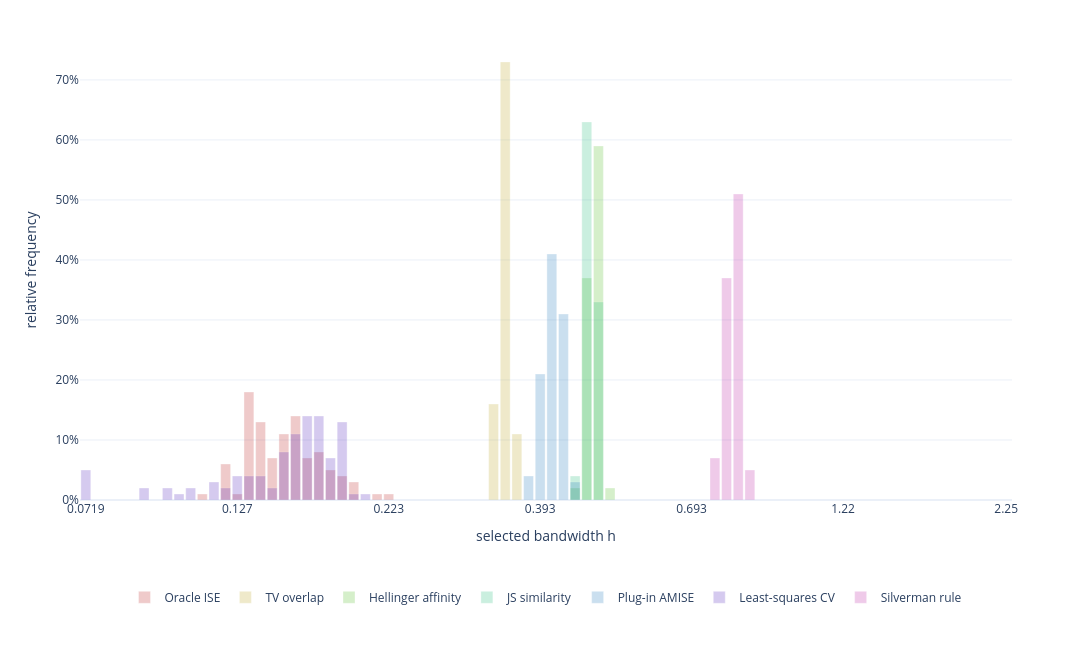

Here is the notebook cell this chart was saved with:
### Markdown cell above
## Empirical bandwidth distributions for a two-component Gaussian mixture

The sample is drawn from the deliberately non-uniform mixture

$$
X\sim w_1N(\mu_1,\sigma_1^2)+w_2N(\mu_2,\sigma_2^2),
$$

whose default parameters create one narrow peak and one broader, separated peak. For every repeated sample, the experiment selects a bandwidth using:

- the exact sample-specific oracle ISE;
- TV-overlap, Hellinger-affinity, and Jensen--Shannon spectral similarities;
- a direct AMISE plug-in rule estimating $R(f'')$ from a pilot KDE;
- least-squares cross-validation on the same bandwidth grid;
- Silverman's robust rule of thumb.

The oracle ISE is available exactly because the kernel and target are both Gaussian mixtures. It is used only as a benchmark.

### Code cell
# Two-Gaussian-mixture bandwidth distribution settings.
# The default mixture has one narrow peak and one broader, separated peak.
mixture_weights = np.array([0.60, 0.40], dtype=float)
mixture_means = np.array([-2.50, 3.00], dtype=float)
mixture_sigmas = np.array([0.35, 1.20], dtype=float)

n_distribution_mixture = 300
num_simulations_distribution_mixture = 100
n_h_distribution_mixture = 80
m_x_distribution_mixture = 2_001
base_seed_distribution_mixture = 404_000

_, mixture_variance = gaussian_mixture_mean_and_variance(
    mixture_weights, mixture_means, mixture_sigmas
)
h_grid_distribution_mixture_center = (
    np.sqrt(mixture_variance) * n_distribution_mixture ** (-1.0 / 5.0)
)
h_grid_distribution_mixture = bandwidth_grid_linear_in_psi_beta(
    h_min=0.08 * h_grid_distribution_mixture_center,
    h_max=2.50 * h_grid_distribution_mixture_center,
    beta=2.0,
    grid_size=n_h_distribution_mixture,
)

mixture_distribution_results = pd.DataFrame(
    [
        run_one_mixture_bandwidth_experiment(
            seed=base_seed_distribution_mixture + simulation,
            n=n_distribution_mixture,
            h_grid=h_grid_distribution_mixture,
            weights=mixture_weights,
            means=mixture_means,
            sigmas=mixture_sigmas,
            m_x=m_x_distribution_mixture,
        )
        for simulation in range(num_simulations_distribution_mixture)
    ]
)

distribution_method_specs_mixture = [
    ("Oracle ISE", "oracle_index", "oracle_h"),
    ("TV overlap", "tv_index", "tv_h"),
    ("Hellinger affinity", "hellinger_index", "hellinger_h"),
    ("JS similarity", "js_index", "js_h"),
    ("Plug-in AMISE", "plugin_index", "plugin_h"),
    ("Least-squares CV", "lscv_index", "lscv_h"),
    ("Silverman rule", "silverman_index", "silverman_h"),
]

mixture_distribution_frequencies = {}
mixture_frequency_rows = []
mixture_summary_rows = []

for display_name, index_key, h_key in distribution_method_specs_mixture:
    selected_indices = mixture_distribution_results[index_key].to_numpy(dtype=int)
    relative_frequencies = np.bincount(
        selected_indices,
        minlength=len(h_grid_distribution_mixture),
    ) / num_simulations_distribution_mixture

    mixture_distribution_frequencies[display_name] = relative_frequencies

    for h_value, frequency in zip(h_grid_distribution_mixture, relative_frequencies):
        if frequency > 0:
            mixture_frequency_rows.append(
                {
                    "method": display_name,
                    "h": float(h_value),
                    "relative_frequency": float(frequency),
                }
            )

    modal_index = int(np.argmax(relative_frequencies))
    mixture_summary_rows.append(
        {
            "method": display_name,
            "modal_h": float(h_grid_distribution_mixture[modal_index]),
            "modal_relative_frequency": float(relative_frequencies[modal_index]),
            "median_h": float(mixture_distribution_results[h_key].median()),
            "mean_h": float(mixture_distribution_results[h_key].mean()),
        }
    )

mixture_distribution_figure = plot_bandwidth_distributions(
    h_grid=h_grid_distribution_mixture,
    distributions=mixture_distribution_frequencies,
    opacity=0.24,
    width=1100,
    height=650,
)
mixture_distribution_figure.show()

mixture_frequency_table = pd.DataFrame(mixture_frequency_rows)
mixture_summary_table = pd.DataFrame(mixture_summary_rows)

mixture_mean, mixture_variance = gaussian_mixture_mean_and_variance(
    mixture_weights,
    mixture_means,
    mixture_sigmas,
)

print("Two-Gaussian-mixture bandwidth distribution experiment")
print("------------------------------------------------------")
print("Data distribution:")
for k, (weight, mean, sigma) in enumerate(
    zip(mixture_weights, mixture_means, mixture_sigmas),
    start=1,
):
    print(f"  component {k}: weight={weight:g}, mean={mean:g}, sigma={sigma:g}")
print(f"Mixture mean: {mixture_mean:.6g}")
print(f"Mixture variance: {mixture_variance:.6g}")
print(f"Sample size per simulation: n = {n_distribution_mixture}")
print(f"Number of simulations: R = {num_simulations_distribution_mixture}")
print(f"Bandwidth grid size: N_h = {n_h_distribution_mixture}")
print(f"Quadrature grid size: M_x = {m_x_distribution_mixture}")
print()
mixture_summary_table

### Figure 1 — Plotly figure (JSON) as saved in the notebook; plotly's stock layout.template omitted (floating-point values rounded to 4 significant figures)
{"data": [{"customdata": [0.1112, 0.1213, 0.1267, 0.1323, 0.1382, 0.1444, 0.1508, 0.1575, 0.1645, 0.1719, 0.1795, 0.1875, 0.1959, 0.2137, 0.2232], "hovertemplate": "Oracle ISE<br>grid index=%{x}<br>bandwidth h=%{customdata:.6g}<br>relative frequency=%{y:.1%}<extra></extra>", "marker": {"color": "hsl(0.0,65%,45%)", "line": {"color": "white", "width": 0.35}}, "name": "Oracle ISE", "opacity": 0.24, "showlegend": true, "type": "bar", "width": 0.85, "x": [10, 12, 13, 14, 15, 16, 17, 18, 19, 20, 21, 22, 23, 25, 26], "y": [0.01, 0.06, 0.01, 0.18, 0.13, 0.07, 0.11, 0.14, 0.07, 0.08, 0.05, 0.04, 0.03, 0.01, 0.01]}, {"customdata": [0.3304, 0.3451, 0.3605], "hovertemplate": "TV overlap<br>grid index=%{x}<br>bandwidth h=%{customdata:.6g}<br>relative frequency=%{y:.1%}<extra></extra>", "marker": {"color": "hsl(51.4,65%,45%)", "line": {"color": "white", "width": 0.35}}, "name": "TV overlap", "opacity": 0.24, "showlegend": true, "type": "bar", "width": 0.85, "x": [35, 36, 37], "y": [0.16, 0.73, 0.11]}, {"customdata": [0.4482, 0.4682, 0.489, 0.5108], "hovertemplate": "Hellinger affinity<br>grid index=%{x}<br>bandwidth h=%{customdata:.6g}<br>relative frequency=%{y:.1%}<extra></extra>", "marker": {"color": "hsl(102.9,65%,45%)", "line": {"color": "white", "width": 0.35}}, "name": "Hellinger affinity", "opacity": 0.24, "showlegend": true, "type": "bar", "width": 0.85, "x": [42, 43, 44, 45], "y": [0.02, 0.37, 0.59, 0.02]}, {"customdata": [0.4482, 0.4682, 0.489], "hovertemplate": "JS similarity<br>grid index=%{x}<br>bandwidth h=%{customdata:.6g}<br>relative frequency=%{y:.1%}<extra></extra>", "marker": {"color": "hsl(154.3,65%,45%)", "line": {"color": "white", "width": 0.35}}, "name": "JS similarity", "opacity": 0.24, "showlegend": true, "type": "bar", "width": 0.85, "x": [42, 43, 44], "y": [0.04, 0.63, 0.33]}, {"customdata": [0.3765, 0.3933, 0.4108, 0.4291, 0.4482], "hovertemplate": "Plug-in AMISE<br>grid index=%{x}<br>bandwidth h=%{customdata:.6g}<br>relative frequency=%{y:.1%}<extra></extra>", "marker": {"color": "hsl(205.7,65%,45%)", "line": {"color": "white", "width": 0.35}}, "name": "Plug-in AMISE", "opacity": 0.24, "showlegend": true, "type": "bar", "width": 0.85, "x": [38, 39, 40, 41, 42], "y": [0.04, 0.21, 0.41, 0.31, 0.03]}, {"customdata": [0.0719, 0.0894, 0.09754, 0.1019, 0.1064, 0.1161, 0.1213, 0.1267, 0.1323, 0.1382, 0.1444, 0.1508, 0.1575, 0.1645, 0.1719, 0.1795, 0.1875, 0.1959, 0.2046], "hovertemplate": "Least-squares CV<br>grid index=%{x}<br>bandwidth h=%{customdata:.6g}<br>relative frequency=%{y:.1%}<extra></extra>", "marker": {"color": "hsl(257.1,65%,45%)", "line": {"color": "white", "width": 0.35}}, "name": "Least-squares CV", "opacity": 0.24, "showlegend": true, "type": "bar", "width": 0.85, "x": [0, 5, 7, 8, 9, 11, 12, 13, 14, 15, 16, 17, 18, 19, 20, 21, 22, 23, 24], "y": [0.05, 0.02, 0.02, 0.01, 0.02, 0.03, 0.02, 0.04, 0.04, 0.04, 0.02, 0.08, 0.11, 0.14, 0.14, 0.07, 0.13, 0.01, 0.01]}, {"customdata": [0.756, 0.7897, 0.8249, 0.8616], "hovertemplate": "Silverman rule<br>grid index=%{x}<br>bandwidth h=%{customdata:.6g}<br>relative frequency=%{y:.1%}<extra></extra>", "marker": {"color": "hsl(308.6,65%,45%)", "line": {"color": "white", "width": 0.35}}, "name": "Silverman rule", "opacity": 0.24, "showlegend": true, "type": "bar", "width": 0.85, "x": [54, 55, 56, 57], "y": [0.07, 0.37, 0.51, 0.05]}], "layout": {"barmode": "overlay", "height": 650, "legend": {"orientation": "h", "title": {}, "x": 0.5, "xanchor": "center", "y": -0.18, "yanchor": "top"}, "margin": {"b": 150, "t": 40}, "width": 1100, "xaxis": {"range": [-0.5, 79.5], "tickmode": "array", "ticktext": ["0.0719", "0.127", "0.223", "0.393", "0.693", "1.22", "2.25"], "tickvals": [0, 13, 26, 39, 52, 65, 79], "title": {"text": "selected bandwidth h"}}, "yaxis": {"range": [0, 0.7665], "tickformat": ".0%", "title": {"text": "relative frequency"}}}}
